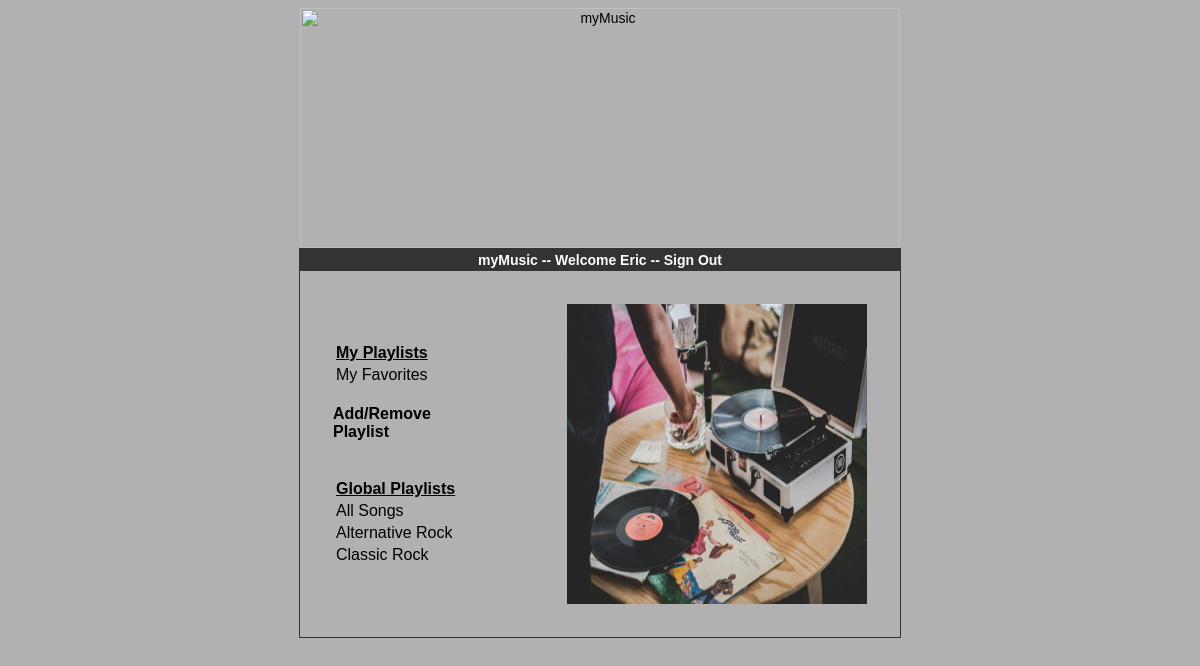
Before: /welcome.php (signed in) with the older database file.
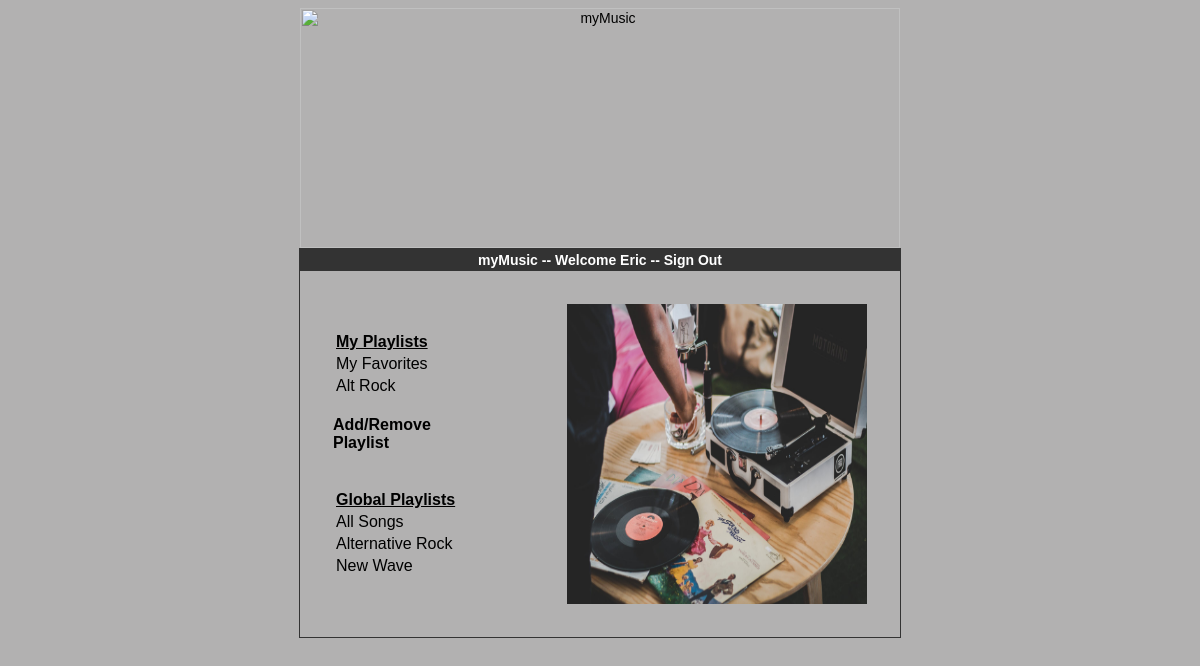
After: the same page with the newer database file.
### tables this page shows
CREATE TABLE `playlists` (
  `playlistid` int(11) NOT NULL,
  `name` varchar(20) NOT NULL,
  `globalflag` int(1) NOT NULL,
  `userid` int(11) DEFAULT NULL
);

### session.php (called while the page is built, shortened)
<?php
   include('config.php');
   $user_check = $_SESSION['login_user'];
   $ses_sql = mysqli_query($db,"select username from users where username = '$user_check' ");
   $row = mysqli_fetch_array($ses_sql,MYSQLI_ASSOC);
   $login_session = $row['username'];
?>

### welcome.php (the view, shortened to what this page needs)
<?php
   include('session.php');
	$result = mysqli_query($db, "SELECT userid, userfname, userlname, username,adminflag FROM users WHERE username = '$login_session' ");
    $row = mysqli_fetch_array($result,MYSQLI_ASSOC);
	$userid = $row['userid'];
    $userfname = $row['userfname'];
?>
<html>
	<head>
   </head>
	<body bgcolor = "#B2B1B1">
		<div align = "center">
			<img alt="myMusic" src="header.jpg" width="600px" height="240px">
			<br>
        	<div style = "width:600px; border: solid 1px #333333; " align = "left">
				<div style = "width:594px;background-color:#333333; color:#FFFFFF; padding:3px;" align="center">
					<b>myMusic -- Welcome <?php echo $userfname; ?> -- <a href = "logout.php">Sign Out</a></b>
				</div>
				<div style = "margin:30px">
					<table>
						<tr>
							<td>
								<?php
									$sql = "SELECT playlistid,name FROM Playlists where Userid = '$userid'";
									$result = $db->query($sql);
									echo "<table><tr><th><u>My Playlists</u></th></tr>";
 									while($row = $result->fetch_assoc())
 									{
										$id = $row['playlistid'];
										$result1 = mysqli_query($db, "SELECT songid FROM playlistsongs WHERE playlistid = $id limit 1");
    									$row1 = mysqli_fetch_array($result1,MYSQLI_ASSOC);
										$song = $row1['songid'];
										$name = $row['name'];
										echo "<tr><td><a href = 'playlist.php?id=$id&song=$song'>$name</a></td></tr>";
 									}
								 	echo "</table><br><a href='playlist_manage.php'><b>Add/Remove Playlist</b></a><br><br><br>";
									$sql = "SELECT playlistid,name FROM Playlists where GlobalFlag = '1'";
									$result = $db->query($sql);
									echo "<table><tr><th><u>Global Playlists</u></th></tr>";
							 		while($row = $result->fetch_assoc())
 									{
										$id = $row['playlistid'];
										$result1 = mysqli_query($db, "SELECT songid FROM playlistsongs WHERE playlistid = $id limit 1");
							    		$row1 = mysqli_fetch_array($result1,MYSQLI_ASSOC);
										$song = $row1['songid'];
										$name = $row['name'];
										echo "<tr><td><a href = 'playlist.php?id=$id&song=$song'>$name</a></td></tr>";
							 		}
						 	   		echo "</table>";
								?>
							</td>
							<td width="400px">
								<img align="right" alt='$title' src='welcome.jpg' height='300' width='300'>
							</td>
						</tr>
					</table>
				</div>
			</div>
		</div>
   </body>
</html>

Changed rows visible on the page:
added playlists: name "Alt Rock"
changed playlists: name "Classic Rock" → "New Wave"
